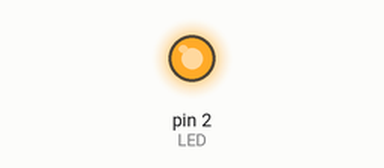
Recording of a sketch running on a simulated Arduino Uno, built with avr-gcc and run on an emulated ATmega328P. On the bench: output pins drawn as LEDs (lit = HIGH).

Above: at 0.1 s.
Timing chart, 0 to 1.6 s (numbered marks = the images above):
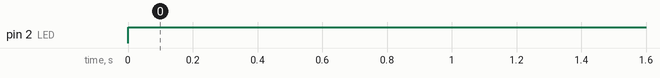

The sketch:

Enceder_LED_Basico.ino
```cpp
// le damos nombre al pin 2 como LED

const int LED = 2;


void setup() {

// El pin LED (el 2) será de salida

 pinMode(LED, OUTPUT);
}

void loop() {

// Quiero que se encieda

  digitalWrite (LED, HIGH);
}
```

Measured:
- by itself, pin 2 (LED): LOW → HIGH at 0.00 s
